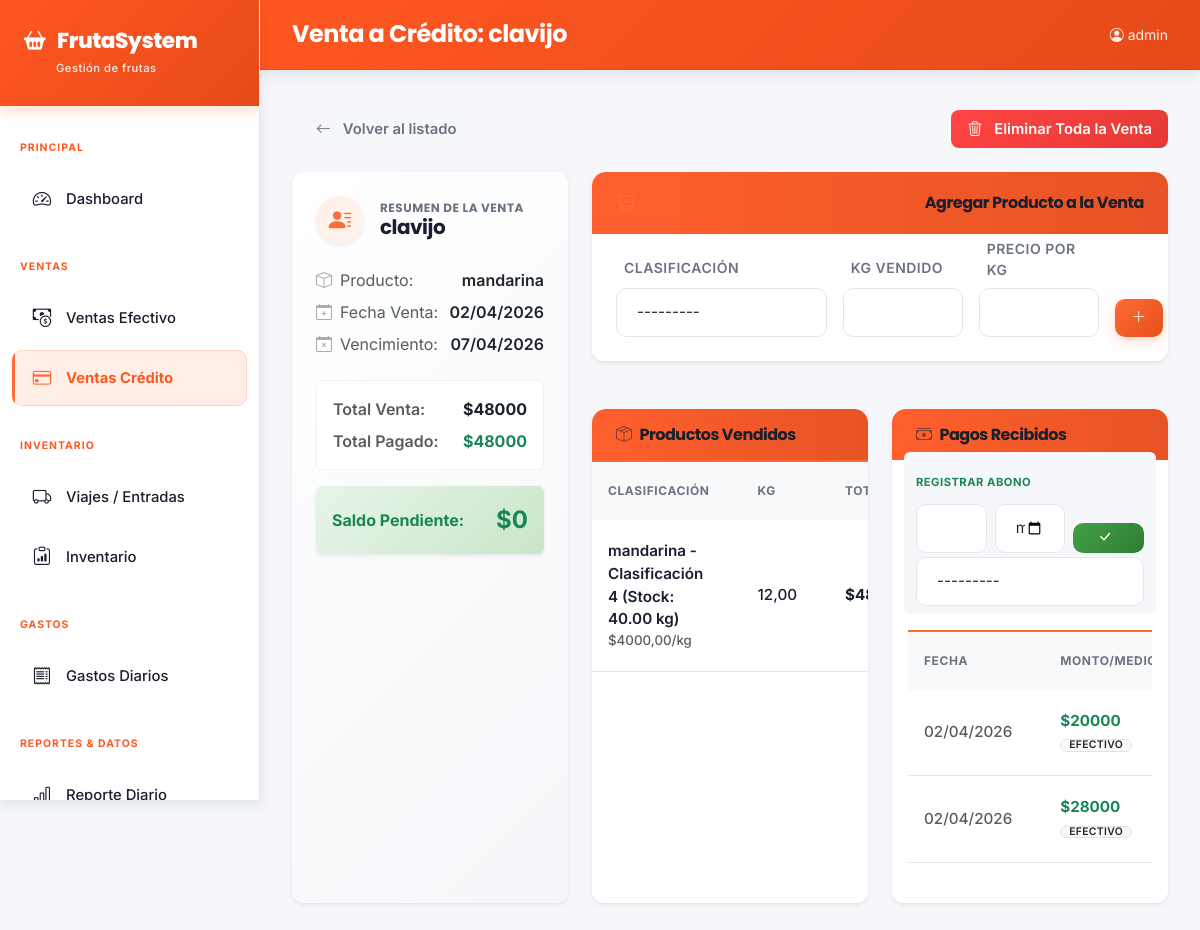
The page /ventas/credito/5/ (signed in) on the database as committed earlier.
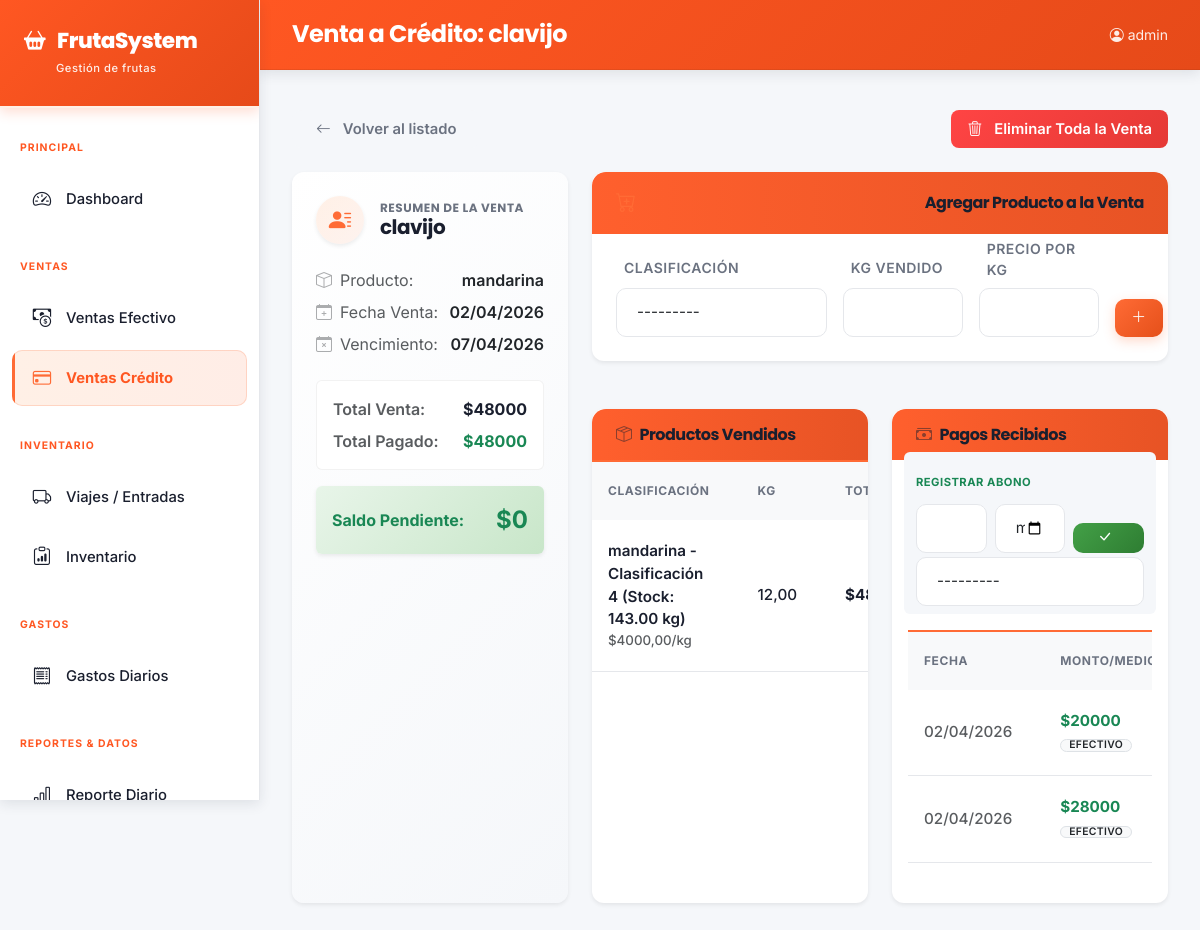
The same page on the database as committed later.
### core/models.py (models this page shows, shortened)
class DetalleVentaCredito(models.Model):
    venta = models.ForeignKey(VentaCredito, on_delete=models.CASCADE, related_name='detalles', verbose_name='Venta')
    clasificacion = models.ForeignKey(Clasificacion, on_delete=models.PROTECT, verbose_name='Clasificación')
    kg_vendido = models.DecimalField(max_digits=10, decimal_places=2, verbose_name='Kg vendido')
    precio_por_kg = models.DecimalField(max_digits=10, decimal_places=2, verbose_name='Precio por kg')
    @property
    def total(self): return self.kg_vendido * self.precio_por_kg
    class Meta:
        verbose_name = 'Detalle de Venta'; verbose_name_plural = 'Detalles de Venta'

class Clasificacion(models.Model):
    producto = models.ForeignKey(Producto, on_delete=models.CASCADE, related_name='clasificaciones', verbose_name='Producto')
    nombre = models.CharField(max_length=100, verbose_name='Nombre clasificación')
    orden = models.IntegerField(default=1, verbose_name='Orden')
    activo = models.BooleanField(default=True, verbose_name='Activa')
    stock_kg = models.DecimalField(max_digits=10, decimal_places=2, default=0, verbose_name='Stock (Kg)')
    def __str__(self): return f"{self.producto.nombre} - {self.nombre} (Stock: {self.stock_kg} kg)"
    class Meta:
        verbose_name = 'Clasificación'; verbose_name_plural = 'Clasificaciones'; ordering = ['producto', 'orden']

class Producto(models.Model):
    nombre = models.CharField(max_length=100, verbose_name='Nombre')
    tiene_descuento_gobierno = models.BooleanField(default=False, verbose_name='Descuento gobierno')
    porcentaje_descuento = models.DecimalField(max_digits=5, decimal_places=2, default=0, verbose_name='% Descuento gobierno')
    activo = models.BooleanField(default=True, verbose_name='Activo')
    def __str__(self): return self.nombre
    class Meta:
        verbose_name = 'Producto'; verbose_name_plural = 'Productos'; ordering = ['nombre']

### core/views.py (the view)
# urls.py: path('ventas/credito/<int:pk>/', views.venta_credito_detail, name='venta_credito_detail'),
@login_required
def venta_credito_detail(request, pk):
    venta = get_object_or_404(VentaCredito, pk=pk)
    detalles = venta.detalles.select_related('clasificacion').all()
    pagos = venta.pagos.all()
    detalle_form = DetalleVentaCreditoForm(request.POST or None)
    pago_form = PagoVentaCreditoForm()
    if 'detalle_submit' in request.POST and detalle_form.is_valid():
        detalle = detalle_form.save(commit=False)
        detalle.venta = venta
        detalle.save()
        messages.success(request, 'Producto agregado a la venta.')
        return redirect('venta_credito_detail', pk=pk)
    ctx = {
        'venta': venta, 'detalles': detalles, 'pagos': pagos,
        'detalle_form': detalle_form, 'pago_form': pago_form,
    }
    return render(request, 'core/venta_credito_detail.html', ctx)

### core/forms.py
class DetalleVentaCreditoForm(forms.ModelForm):
    class Meta:
        model = DetalleVentaCredito
        fields = ['clasificacion', 'kg_vendido', 'precio_por_kg']
        widgets = {
            'clasificacion': forms.Select(attrs={'class': 'form-select'}),
            'kg_vendido': forms.NumberInput(attrs={'class': 'form-control', 'step': '0.01'}),
            'precio_por_kg': forms.NumberInput(attrs={'class': 'form-control', 'step': '0.01'}),
        }

class PagoVentaCreditoForm(forms.ModelForm):
    class Meta:
        model = PagoVentaCredito
        fields = ['monto', 'medio_pago', 'fecha', 'observaciones']
        widgets = {
            'monto': forms.NumberInput(attrs={'class': 'form-control', 'step': '0.01'}),
            'medio_pago': forms.Select(attrs={'class': 'form-select'}),
            'fecha': forms.DateInput(attrs={'class': 'form-control', 'type': 'date'}),
            'observaciones': forms.Textarea(attrs={'class': 'form-control', 'rows': 2}),
        }

### core/models.py (called while the page is built)
    def __str__(self): return self.nombre

    @property
    def total(self): return sum(d.total for d in self.detalles.all())

    @property
    def total_pagado(self): return sum(p.monto for p in self.pagos.all())

### core/templates/core/venta_credito_detail.html (shortened to what the changed rows need)
{% extends 'core/base.html' %}
{% block content %}
<div class="row g-4 mb-4">
  <div class="col-lg-8 d-flex flex-column gap-4">
    <div class="row g-4">
      <div class="col-md-6">
        <div class="card border-0 shadow-sm h-100" style="border-radius: 12px; overflow: hidden;">
          <div class="card-body p-0">
            <div class="table-responsive">
              <table class="table table-hover align-middle mb-0">
                <thead class="bg-light">
                  <tr><th class="ps-3">Clasificación</th><th>Kg</th><th>Total</th><th class="text-end pe-3"></th></tr>
                </thead>
                <tbody class="border-top-0">
                {% for d in detalles %}
                <tr>
                  <td class="ps-3">
                    <div class="fw-semibold" style="color: var(--text-main);">{{ d.clasificacion }}</div>
                    <div class="small text-muted">${{ d.precio_por_kg }}/kg</div>
                  </td>
                  <td>{{ d.kg_vendido }}</td>
                  <td class="fw-bold" style="color: var(--text-main);">${{ d.total|default:0|floatformat:0 }}</td>
                </tr>
                {% empty %}
                <tr><td colspan="4" class="text-center text-muted py-4"><i class="bi bi-inbox fs-4 d-block mb-2 opacity-25"></i>Sin productos</td></tr>
                {% endfor %}
                </tbody>
              </table>
            </div>
          </div>
        </div>
      </div>
      <div class="col-md-6">
        <div class="card border-0 shadow-sm h-100" style="border-radius: 12px; overflow: hidden;">
          <div class="card-body px-3 pb-3 pt-0">
            <div class="table-responsive">
              <table class="table table-hover align-middle mb-0">
                <thead class="bg-light">
                  <tr><th class="ps-3">Fecha</th><th>Monto/Medio</th><th class="text-end pe-3"></th></tr>
                </thead>
              </table>
            </div>
          </div>
        </div>
      </div>
    </div>
  </div>
</div>
{% endblock %}

Rows that differ between the two databases and show on the page:
changed through a linked row, DetalleVentaCredito: clasificacion "mandarina - Clasificación 4 (Stock: 40.00 kg)" → "mandarina - Clasificación 4 (Stock: 143.00 kg)"
